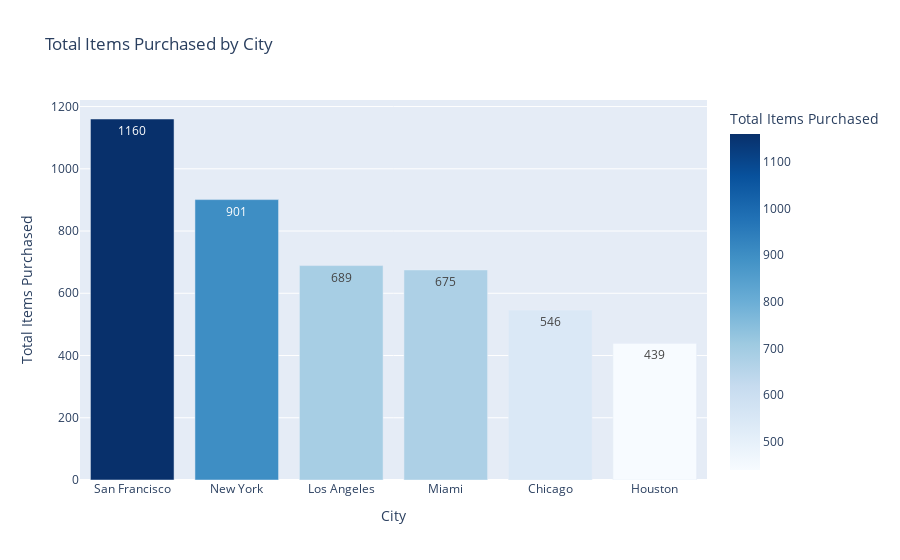

Notebook cell for this chart:
### Code cell
city_vs_items = df.groupby("City")["Items_Purchased"].sum().reset_index()

# Create bar chart
fig = pltx.bar(
    city_vs_items,
    x="City",
    y="Items_Purchased",
    title="Total Items Purchased by City",
    labels={"City": "City", "Items_Purchased": "Total Items Purchased"},
    text_auto=True,
    color="Items_Purchased",
    color_continuous_scale="Blues"
)

fig.update_xaxes(categoryorder="total descending")  # Sort cities by total items purchased

fig.show()

### Figure 1 — Plotly figure (JSON) as saved in the notebook; plotly's stock layout.template omitted (floating-point values rounded to 4 significant figures)
{"data": [{"alignmentgroup": "True", "hovertemplate": "City=%{x}<br>Total Items Purchased=%{marker.color}<extra></extra>", "legendgroup": "", "marker": {"color": [546, 439, 689, 675, 901, 1160], "coloraxis": "coloraxis", "pattern": {"shape": ""}}, "name": "", "offsetgroup": "", "orientation": "v", "showlegend": false, "textposition": "auto", "texttemplate": "%{y}", "type": "bar", "x": ["Chicago", "Houston", "Los Angeles", "Miami", "New York", "San Francisco"], "xaxis": "x", "y": [546, 439, 689, 675, 901, 1160], "yaxis": "y"}], "layout": {"barmode": "relative", "coloraxis": {"colorbar": {"title": {"text": "Total Items Purchased"}}, "colorscale": [[0, "rgb(247,251,255)"], [0.125, "rgb(222,235,247)"], [0.25, "rgb(198,219,239)"], [0.375, "rgb(158,202,225)"], [0.5, "rgb(107,174,214)"], [0.625, "rgb(66,146,198)"], [0.75, "rgb(33,113,181)"], [0.875, "rgb(8,81,156)"], [1, "rgb(8,48,107)"]]}, "legend": {"tracegroupgap": 0}, "title": {"text": "Total Items Purchased by City"}, "xaxis": {"anchor": "y", "categoryorder": "total descending", "domain": [0, 1], "title": {"text": "City"}}, "yaxis": {"anchor": "x", "domain": [0, 1], "title": {"text": "Total Items Purchased"}}}}
